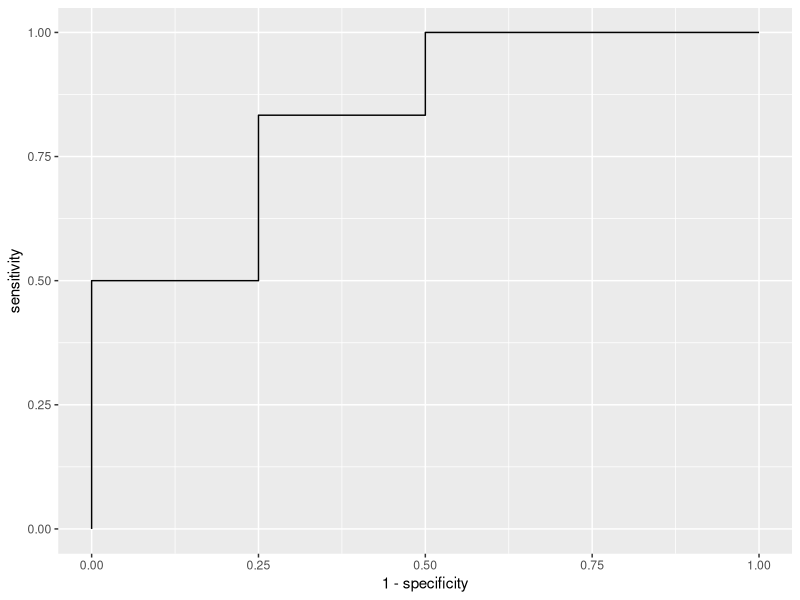
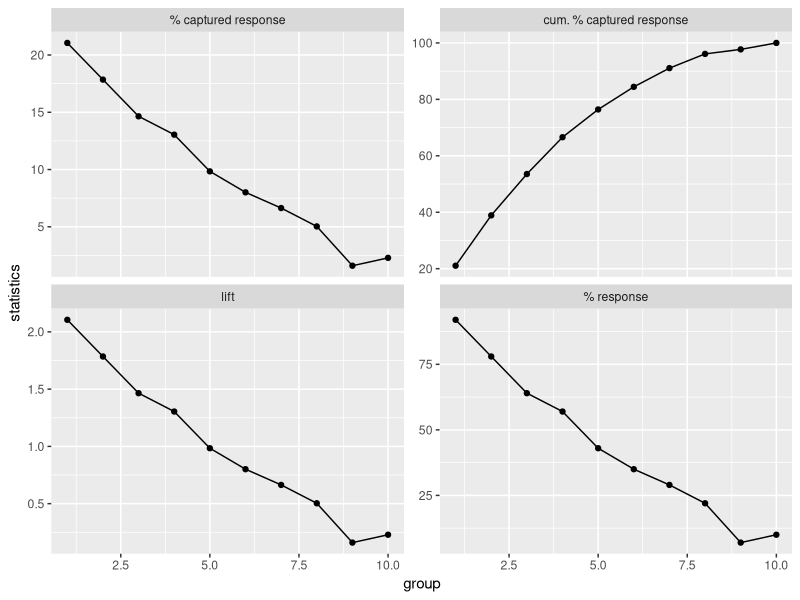

Write the R code that produced these figures, in order.
## ---- chunk 1
library(tidyverse)
## ---- chunk 2
tibble(package = c("tidyverse", "caret")) %>%
  mutate(version = map_chr(
    package, 
    ~ packageDescription(.x, fields = c("Version"))[1])) %>%
  knitr::kable()
## ---- chunk 3
cm <- matrix(c('a', 'b', 'c', 'd'), nrow = 2, byrow = TRUE)
attr(cm, "dimnames") <- list(Prediction = c("1", "0"), Reference = c("1", "0"))
class(cm) <- "table"
print(cm)
## ---- chunk 4
y <- factor(c(rep(1, 20), rep(0, 80)), levels = c(1, 0))
y_hat <-factor(c(rep(1, 15), rep(0, 75), rep(1, 10)), levels = c(1, 0))
## ---- chunk 5
cm <- caret::confusionMatrix(data = y_hat, reference = y)
## ---- chunk 6
cm$table
## ---- chunk 7
cm$overall
## ---- chunk 8
cm$byClass
## ---- chunk 9
train_df <- tribble(
  ~x, ~y,
  24, 0,
  35, 0,
  37, 1,
  42, 0,
  49, 1,
  54, 1,
  56, 0,
  68, 1,
  72, 1,
  73, 1
) %>%
  mutate(y = factor(y, levels = c(1, 0)))
## ---- chunk 10
cm40 <- caret::confusionMatrix(
  factor(as.integer(train_df$x >= 40), levels = c(1, 0)),
  train_df$y
)

cm40$table
## ---- chunk 11
cm40$byClass[c("Sensitivity", "Specificity")]
## ---- chunk 12
cm50 <- caret::confusionMatrix(
  factor(as.integer(train_df$x >= 50), levels = c(1, 0)),
  train_df$y
)

cm50$table
## ---- chunk 13
cm50$byClass[c("Sensitivity", "Specificity")]
## ---- chunk 14
univariate_binary_rule <- function(x, y, th) {
  cm <- caret::confusionMatrix(
    factor(as.integer(x >= th), levels = c(1, 0)),
    y
  )
  
  tibble(threshold = th, 
         sensitivity = cm$byClass["Sensitivity"],
         specificity = cm$byClass["Specificity"])
}

th <- c(sort(train_df$x), Inf)

roc_df <- map_dfr(th, univariate_binary_rule, x = train_df$x, y = train_df$y)

knitr::kable(
  roc_df, booktabs = TRUE,
  align = c('r', 'r', 'r', 'r'),
  col.names = c('분류기준값($x$)', '민감도(sensitivity)', '특이도(specificity)'),
  caption = '분류기준별 민감도 및 특이도'
)
## ---- chunk 15
roc_df %>%
  ggplot(aes(x = 1 - specificity, y = sensitivity)) +
  geom_path()
## ---- chunk 16
y_freq <- tribble(
  ~y, ~n,
  1, 437,
  2, 348,
  3, 215
) %>%
  mutate(y = factor(y, levels = c(1, 2, 3)))

y_freq
## ---- chunk 17
freq_within_group <- tribble(
  ~k, ~n,
  1, 92,
  2, 78,
  3, 64,
  4, 57,
  5, 43,
  6, 35,
  7, 29,
  8, 22,
  9, 7,
  10, 10
)

freq_within_group
## ---- chunk 18
stat_df <- freq_within_group %>%
  mutate(cum_n = cumsum(n)) %>%
  mutate(
    captured_response_pct = n / sum(n) * 100,
    cum_captured_response_pct = cum_n / sum(n) * 100,
    response_pct = n / 100 * 100,
    lift = n / mean(n)
  ) %>%
  select(-cum_n)

knitr::kable(
  stat_df,
  booktabs = TRUE,
  align = rep('r', 6),
  col.names = c('집단', '범주 1의 빈도', '% captured response', 
                'cum. % captured response', '% response', 'lift'),
  caption = '이익도표를 위한 통계량',
  digits = 2
)
## ---- chunk 19
stat_df %>%
  gather(key = "stat", value = "value",
         captured_response_pct:lift) %>%
  ggplot(aes(x = k, y = value)) +
  geom_point() +
  geom_line() +
  facet_wrap(vars(stat), nrow = 2, ncol = 2, scales = "free_y",
             labeller = as_labeller(
               c("captured_response_pct" = "% captured response",
                 "cum_captured_response_pct" = "cum. % captured response",
                 "response_pct" = "% response",
                 "lift" = "lift")
             )) +
  xlab("group") +
  ylab("statistics")
